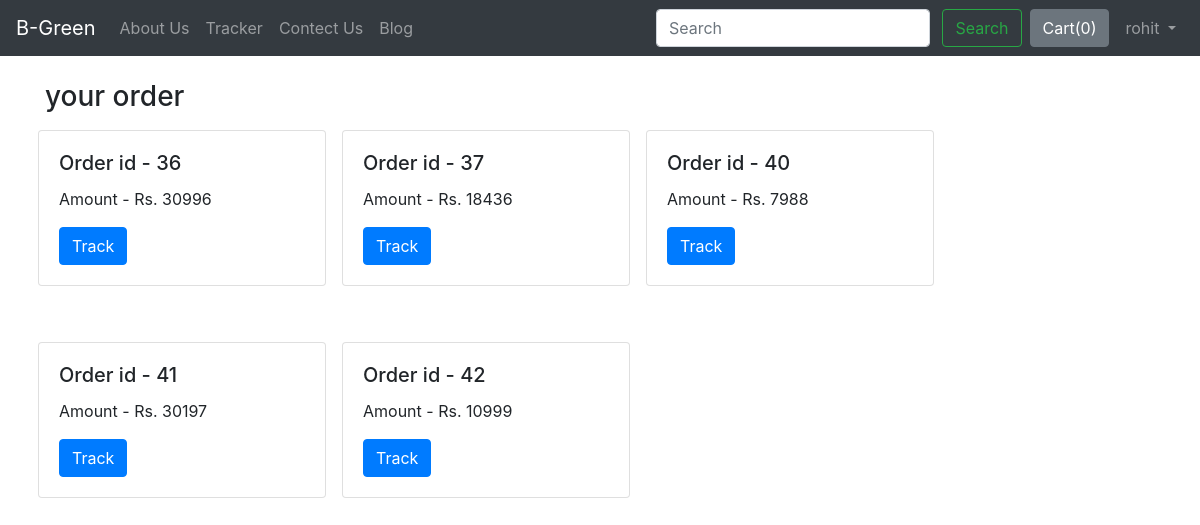
The app's page /shop/profile/orders (signed in) with its own data.
### shop/models.py (models this page shows, shortened)
class Orders(models.Model):
	order_id = models.AutoField(primary_key=True)
	items_json = models.CharField(max_length=5000)
	amount = models.IntegerField( default=0)
	name =  models.CharField(max_length=90)
	email =  models.CharField(max_length=111)
	address =  models.CharField(max_length=111)
	city =  models.CharField(max_length=111)
	state =  models.CharField(max_length=111)
	zip_code =  models.CharField(max_length=50)
	phone=  models.CharField(max_length= 10, default="")
	user = models.ForeignKey(settings.AUTH_USER_MODEL, on_delete=models.CASCADE, related_name='user_order')

### shop/views.py (the view)
# urls.py: path('profile/orders', views.orderList, name='orderList')
def orderList(request):
    myOrder = Orders.objects.filter(user=request.user)
    return render(request,'shop/orderlist.html',{'myOrder':myOrder})

### shop/templates/shop/orderlist.html (shortened to what this page needs)
{% extends 'shop/basic.html' %}
{% block body %}
<div class="container my-4" id = xyz>
    <h3>
        your order
    </h3>
    <div class="row">
        {% for order in myOrder %}
        <div>
        <div class="card mx-2 my-2" style="width: 18rem;">
            <div class="card-body">
                <h5 class="card-title">Order id - {{order.order_id}}</h5>
                <p class="card-text">Amount - Rs. {{order.amount}}
                </p>
                <button type='submit' class="btn btn-primary" onclick=myfunction({{order.order_id}},"{{order.email}}") name="button">Track</button>
            </div>
        </div>
        </div>
        {% if forloop.counter|divisibleby:3 %}
    </div>
    <div class="row">
        {% endif %}
        {% endfor %}
    </div>
    {% endblock %}

### shop/templates/shop/basic.html (shortened to what this page needs)
<!doctype html>
<html lang="en">
<head>
    {% load static %}
    <link rel="stylesheet" href="https://stackpath.bootstrapcdn.com/bootstrap/4.2.1/css/bootstrap.min.css">
</head>
<body>
    <nav class="navbar navbar-expand-lg navbar-dark bg-dark">
        <a class="navbar-brand" href="/shop">B-Green</a>
        <div class="collapse navbar-collapse" id="navbarSupportedContent">
            <ul class="navbar-nav mr-auto">
                <li class="nav-item">
                    <a class="nav-link" href="/shop/about">About Us</a>
                </li>
                <li class="nav-item">
                    <a class="nav-link" href="/shop/tracker">Tracker</a>
                </li>
                <li class="nav-item">
                    <a class="nav-link" href="/shop/contact">Contect Us</a>
                </li>
                <li class="nav-item">
                    <a class="nav-link" href="/blog">Blog</a>
                </li>
            </ul>
            <div class="ml-auto form-inline">
            <form method="get" action='/shop/search/' class=" my-2 my-lg-0">
                <input class="form-control mr-sm-2" type="search" placeholder="Search" aria-label="Search" name="search" id="search">
                <button class="btn btn-outline-success my-2 my-sm-0" type="submit">Search</button>
            </form>
            <button type="button" class="btn btn-secondary mx-2" id='popcart' data-container="body" data-html="true" data-toggle="popover" data-placement="bottom" data-content="Vivamus
sagittis lacus vel augue laoreet rutrum faucibus.">
                Cart(<span id="cart">0</span>)
            </button>
            {% if user.is_authenticated %}
            <ul class="navbar-nav ">
                <li class="nav-item dropdown ">
                    <a class="nav-link dropdown-toggle" href="#" id="navbarDropdown" role="button" data-toggle="dropdown" aria-haspopup="true" aria-expanded="false">
                        {{request.user.first_name}}
                    </a>
                </li>
            </ul>
            {% else %}
            <a href="/shop/signup" class='nav-link'>
                <button class="btn btn-primary cart">Sign Up</button>
            </a>
            <a href="/shop/signin">
    <button type="button" class='btn btn-primary mx-2'>Login</button></a>
            {% endif %}
        </div>
    </div>
    </nav>
    {% block body %} {% endblock %}
</body>
</html>

### records on screen
Orders: order_id "36", amount "30996"
Orders: order_id "37", amount "18436"
Orders: order_id "40", amount "7988"
Orders: order_id "41", amount "30197"
Orders: order_id "42", amount "10999"

### other values on screen
{{ request.user.first_name }} "rohit"
